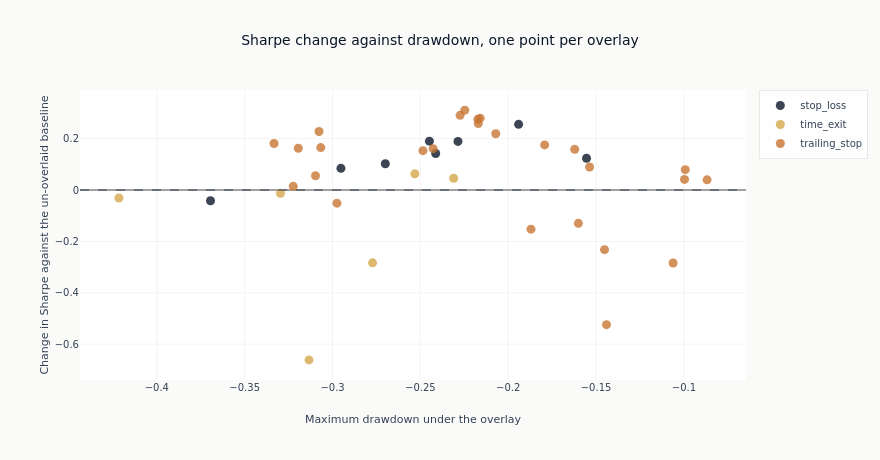

The notebook cell this image was saved under:
### Markdown cell above
### Sharpe against drawdown, one point per overlay

The vertical axis is the change in Sharpe against the baseline and the horizontal axis is the
drawdown the overlay produced. A rule in the upper left reduced the drawdown without spending the
Sharpe; one in the lower left bought its drawdown reduction with return; one on the right did
neither. The dashed horizontal line is the baseline: everything below it made the strategy worse
on the measure that matters.

### Code cell
fig = go.Figure()
for risk_type in risk_df["risk_type"].unique().sort().to_list():
    subset = risk_df.filter(pl.col("risk_type") == risk_type)
    fig.add_trace(
        go.Scatter(
            x=subset["max_drawdown"].to_list(),
            y=subset["sharpe_delta"].to_list(),
            mode="markers",
            name=risk_type,
            text=subset["risk_name"].to_list(),
            hovertemplate="%{text}<br>drawdown %{x:.1%}<br>Sharpe change %{y:+.3f}<extra></extra>",
            marker=dict(size=9, opacity=0.8),
        )
    )
fig.add_hline(y=0, line_width=1, line_dash="dash", line_color=COLORS["neutral"])
fig.update_xaxes(title_text="Maximum drawdown under the overlay")
fig.update_yaxes(title_text="Change in Sharpe against the un-overlaid baseline")
fig.update_layout(
    title="Sharpe change against drawdown, one point per overlay",
    height=460,
    width=880,
    margin=dict(t=90),
)
_delta = risk_df["sharpe_delta"]
_dd = risk_df["max_drawdown"]
show_plotly_with_alt(
    fig,
    "Scatter of each risk overlay's change in Sharpe against the maximum drawdown it produced, one "
    "series per rule family, with a dashed line at no change. Counted from the frame: "
    f"{risk_df.height} overlays, Sharpe change from {_delta.min():+.3f} to {_delta.max():+.3f}, "
    f"drawdown from {_dd.min():.1%} to {_dd.max():.1%}, and "
    f"{int((_delta > 0).sum())} overlays above the baseline.",
)

### Figure 1 — Plotly figure (JSON) as saved in the notebook; plotly's stock layout.template omitted (floating-point values rounded to 4 significant figures)
{"data": [{"hovertemplate": "%{text}<br>drawdown %{x:.1%}<br>Sharpe change %{y:+.3f}<extra></extra>", "marker": {"opacity": 0.8, "size": 9}, "mode": "markers", "name": "stop_loss", "text": ["stop_loss_5pct", "stop_loss_10pct", "stop_loss_15pct", "stop_loss_15pct", "stop_loss_3pct", "stop_loss_10pct", "stop_loss_3pct", "stop_loss_5pct"], "type": "scatter", "x": [-0.1941, -0.2449, -0.2286, -0.2413, -0.1554, -0.2699, -0.2952, -0.3695], "y": [0.2557, 0.1902, 0.1891, 0.142, 0.1238, 0.102, 0.08441, -0.04182]}, {"hovertemplate": "%{text}<br>drawdown %{x:.1%}<br>Sharpe change %{y:+.3f}<extra></extra>", "marker": {"opacity": 0.8, "size": 9}, "mode": "markers", "name": "time_exit", "text": ["time_exit_20", "time_exit_20", "time_exit_40", "time_exit_40", "time_exit_10", "time_exit_10"], "type": "scatter", "x": [-0.2532, -0.231, -0.3296, -0.4216, -0.2772, -0.3134], "y": [0.06298, 0.04567, -0.01245, -0.03121, -0.2835, -0.6613]}, {"hovertemplate": "%{text}<br>drawdown %{x:.1%}<br>Sharpe change %{y:+.3f}<extra></extra>", "marker": {"opacity": 0.8, "size": 9}, "mode": "markers", "name": "trailing_stop", "text": ["trailing_mae_p10_h40_9p8pct", "trailing_10pct", "trailing_mae_p10_h20_7p2pct", "trailing_20pct", "trailing_15pct", "trailing_mae_p25_h40_6p0pct", "trailing_mae_p25_h40_6p0pct", "trailing_mae_p10_h20_7p2pct", "trailing_mae_p10_h10_5p2pct", "trailing_10pct", "trailing_mae_p10_h40_9p8pct", "trailing_20pct", "trailing_5pct", "trailing_15pct", "trailing_mae_p25_h20_4p3pct", "trailing_3pct", "trailing_mae_p10_h10_5p2pct", "trailing_mae_p25_h10_2p8pct", "trailing_2pct", "trailing_5pct", "trailing_mae_p25_h20_4p3pct", "trailing_mae_p25_h10_2p8pct", "trailing_3pct", "trailing_2pct", "trailing_1pct", "trailing_1pct"], "type": "scatter", "x": [-0.2247, -0.2274, -0.216, -0.2172, -0.217, -0.3077, -0.2071, -0.3333, -0.1793, -0.3067, -0.3195, -0.2427, -0.1622, -0.2485, -0.1537, -0.09923, -0.3097, -0.09966, -0.08682, -0.3224, -0.2975, -0.1601, -0.187, -0.1452, -0.1062, -0.1441], "y": [0.3109, 0.2905, 0.2797, 0.2755, 0.2587, 0.2277, 0.2188, 0.181, 0.1754, 0.1652, 0.1624, 0.1608, 0.1584, 0.1531, 0.08952, 0.07909, 0.05546, 0.04123, 0.0396, 0.01431, -0.05116, -0.1298, -0.1525, -0.2322, -0.284, -0.5243]}], "layout": {"height": 460, "margin": {"t": 90}, "shapes": [{"line": {"color": "#334155", "dash": "dash", "width": 1}, "type": "line", "x0": 0, "x1": 1, "xref": "x domain", "y0": 0, "y1": 0, "yref": "y"}], "title": {"text": "Sharpe change against drawdown, one point per overlay"}, "width": 880, "xaxis": {"title": {"text": "Maximum drawdown under the overlay"}}, "yaxis": {"title": {"text": "Change in Sharpe against the un-overlaid baseline"}}}}
